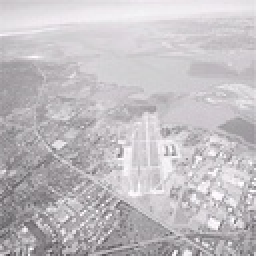
%> input picture IIVP Lab/Lab 3/AE.jpg, 128 x 128 px, shrunk from 544 x 544 before the run (shown 2 times larger)
$ octave medianFilter.m   (GNU Octave 9; MATLAB toolbox functions it lacks are replaced by stand-ins)
%> lines starting %> are read from the running program, lines starting %| are printed output that depends on the picture

clear; clc;
I = imread('AE.jpg');
%> I is the input picture: size 128x128x3 uint8; mean R, G, B 194.4, 190.6, 194.4
[r, c] = size(I);
%> r = 128; c = 384
Rep = zeros(r + 2, c + 2);
for x = 2 : r + 1
    for y = 2 : c + 1
        Rep(x,y) = I(x - 1, y - 1);
    end
end
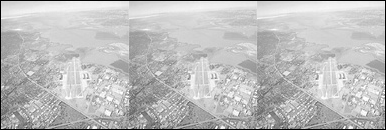
%> Rep: size 130x386 double; min 0, max 255, mean 189.2
B = zeros(r, c);
for x = 1 : r
    for y = 1 : c
        for i = 1 : 3
            for j = 1 : 3
                q = x - 1;
                w = y -1;
                array((i - 1) * 3 + j) = Rep(i + q, j + w);
            end
        end
        B(x, y) = median(array(:));
    end
end
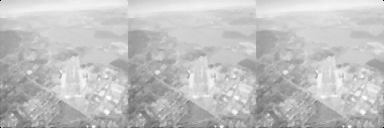
%> B: size 128x384 double; min 0, max 253, mean 192.9
%> after the loop, array = [156 205 0 120 212 0 0 0 0]

imshow(uint8(B));
